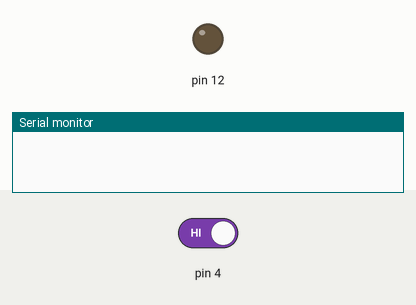
This sketch was run on a simulated Arduino Uno, built with avr-gcc and run on an emulated ATmega328P. On the bench: output pins drawn as LEDs (lit = HIGH), the last lines printed to the serial monitor. The test bench sets the inputs (shaded band); at power-on: pin 4 HIGH.

Above: at 1.2 s.
1.3 s: pin 4 driven LOW
At 2.0 s:
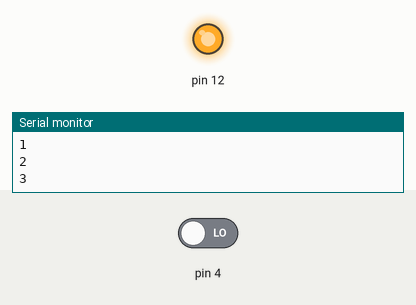
2.9 s: pin 4 driven HIGH
At 3.3 s:
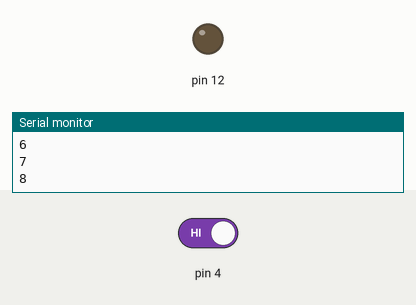
Timing chart, 0 to 5.9 s (numbered marks = the images above; inputs shaded):
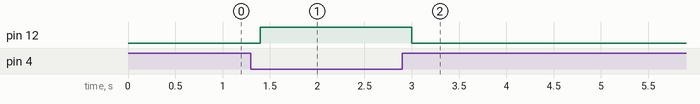

Measured:
- after the input at 1.3 s, pin 12: LOW → HIGH after 0.10 s
- after the input at 2.9 s, pin 12: HIGH → LOW after 0.10 s

The sketch:

PushButton.ino
```cpp
int Botao = 0;
int i = 0;

void setup()
{
  pinMode(4, INPUT);
  pinMode(12, OUTPUT);
  Serial.begin(9600);
}

void loop()
{
  Botao = digitalRead(4);
  if (Botao == 0) {
    digitalWrite(12, HIGH);
    i++;
    Serial.println(i);
  } else {
    digitalWrite(12, LOW);
  }
  delay(200); // Delay a little bit to improve simulation performance
}
```
